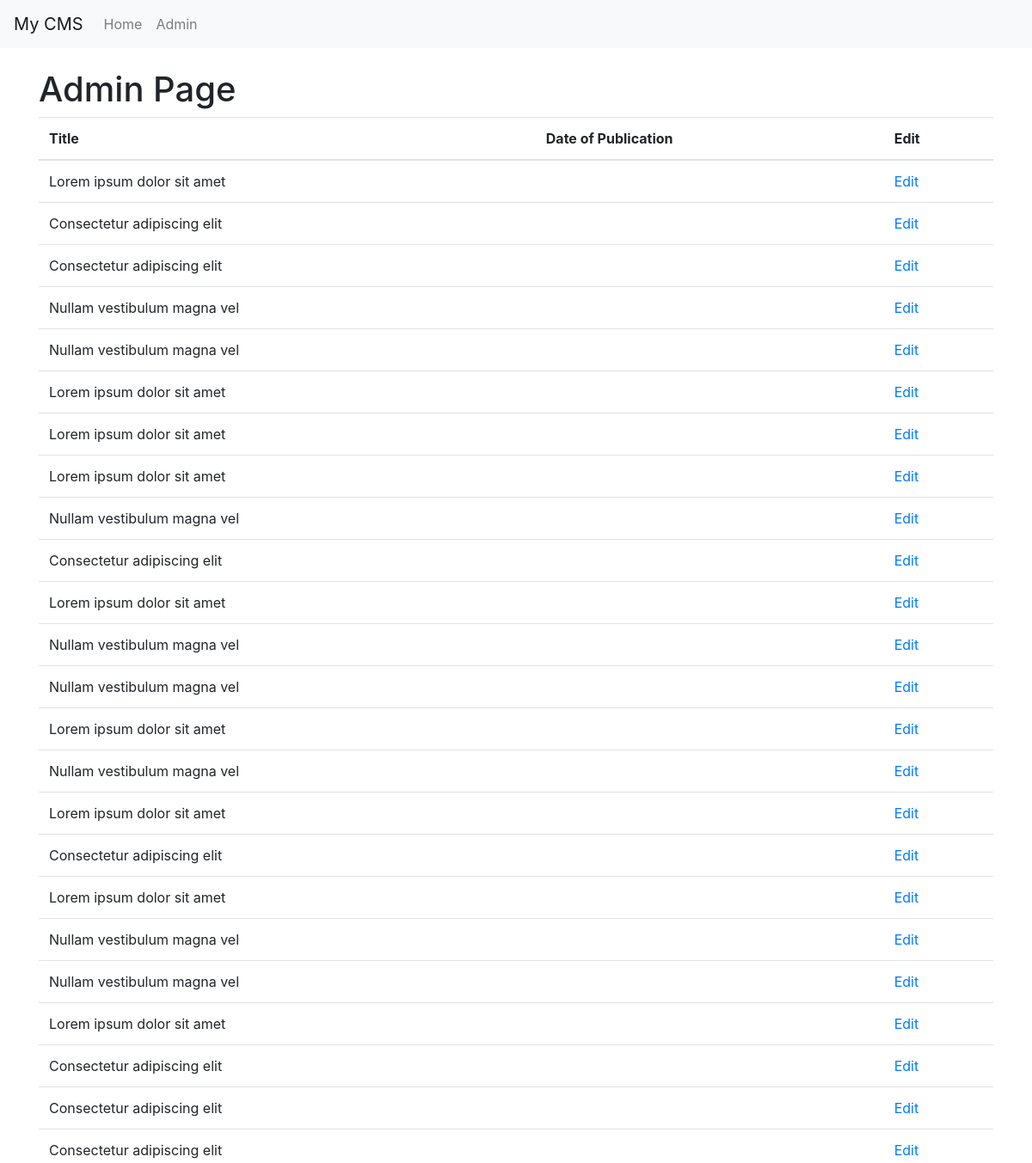
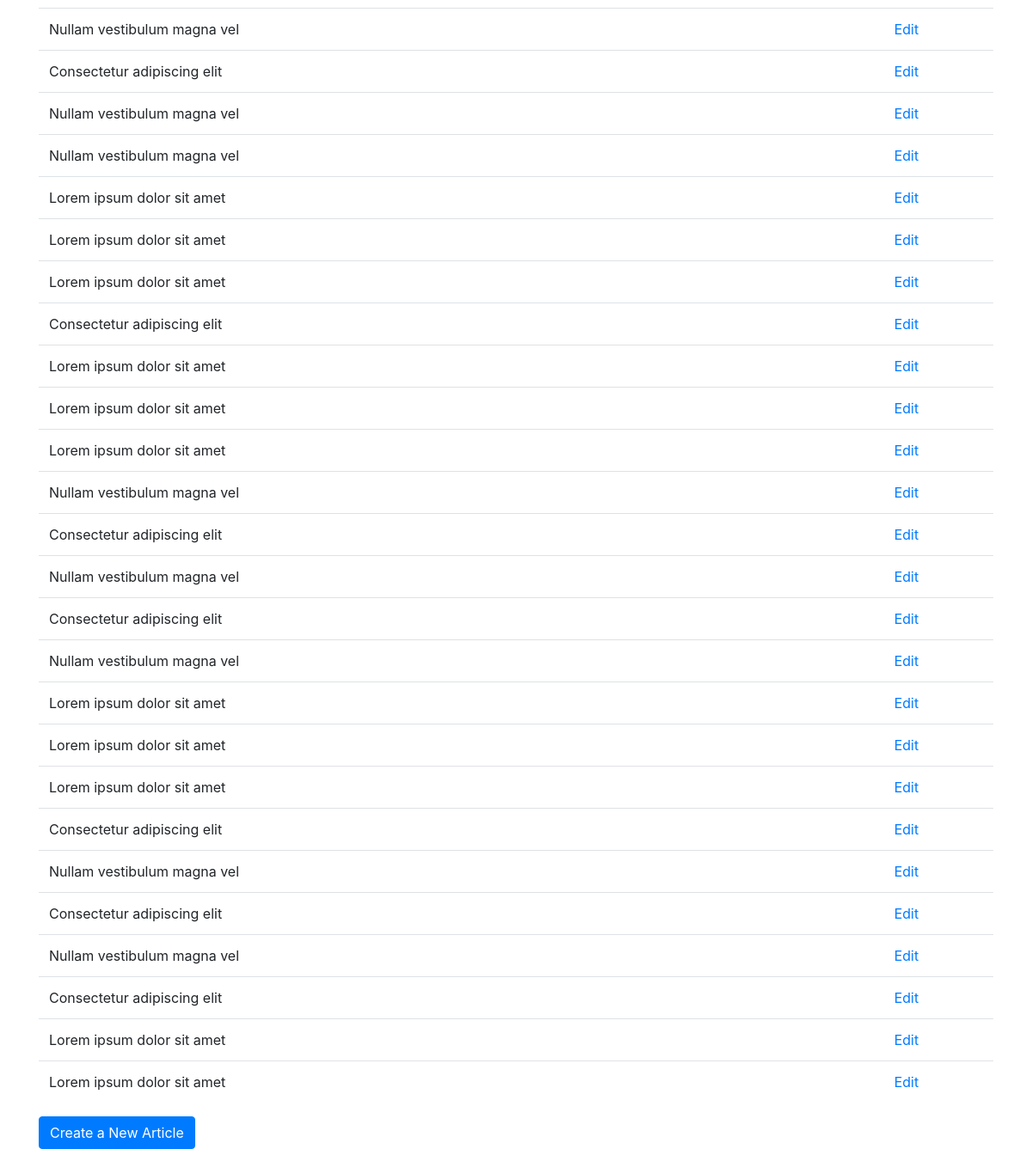
/admin, run on an earlier commit of the app's database (2 pictures, top to bottom).
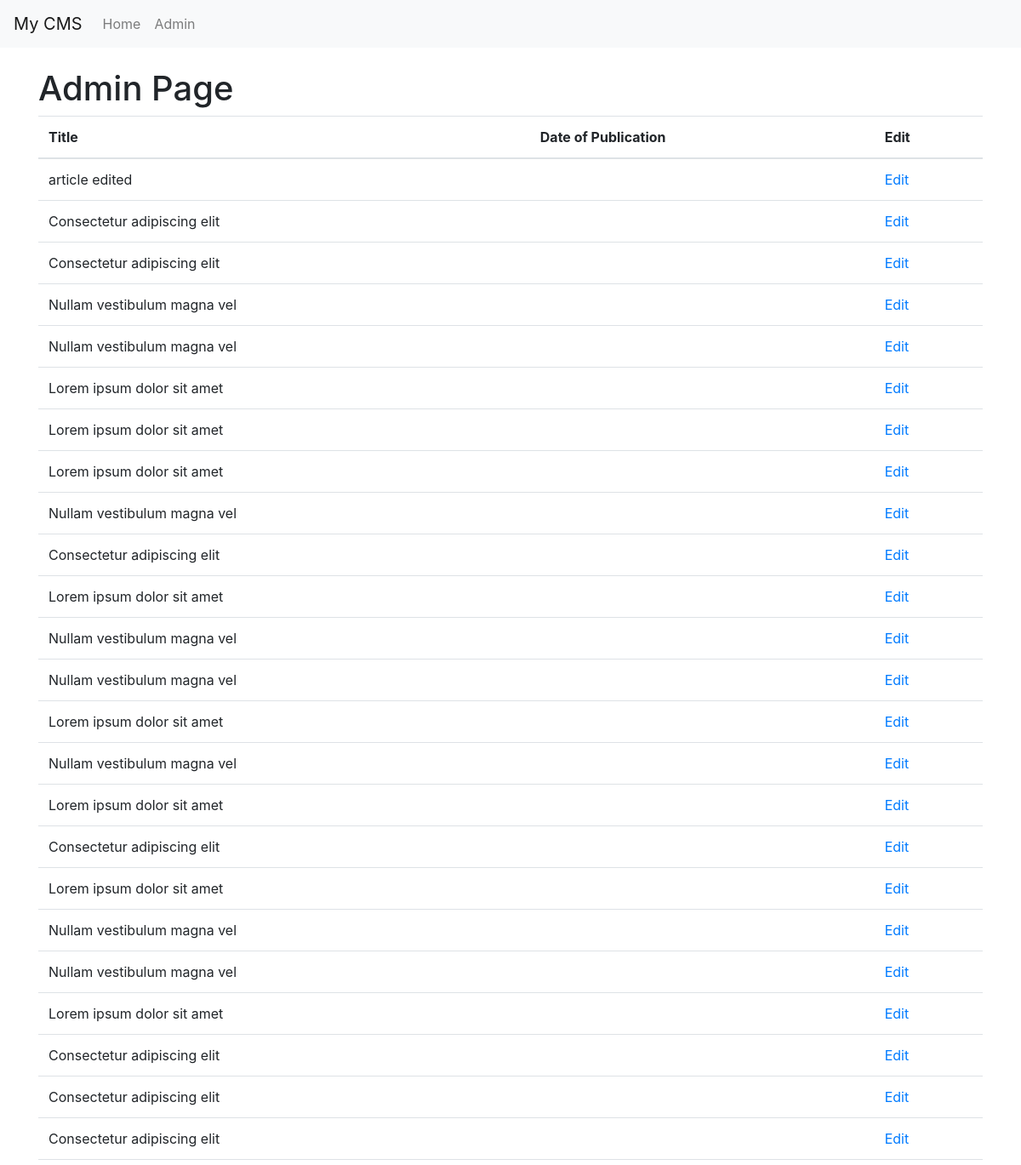
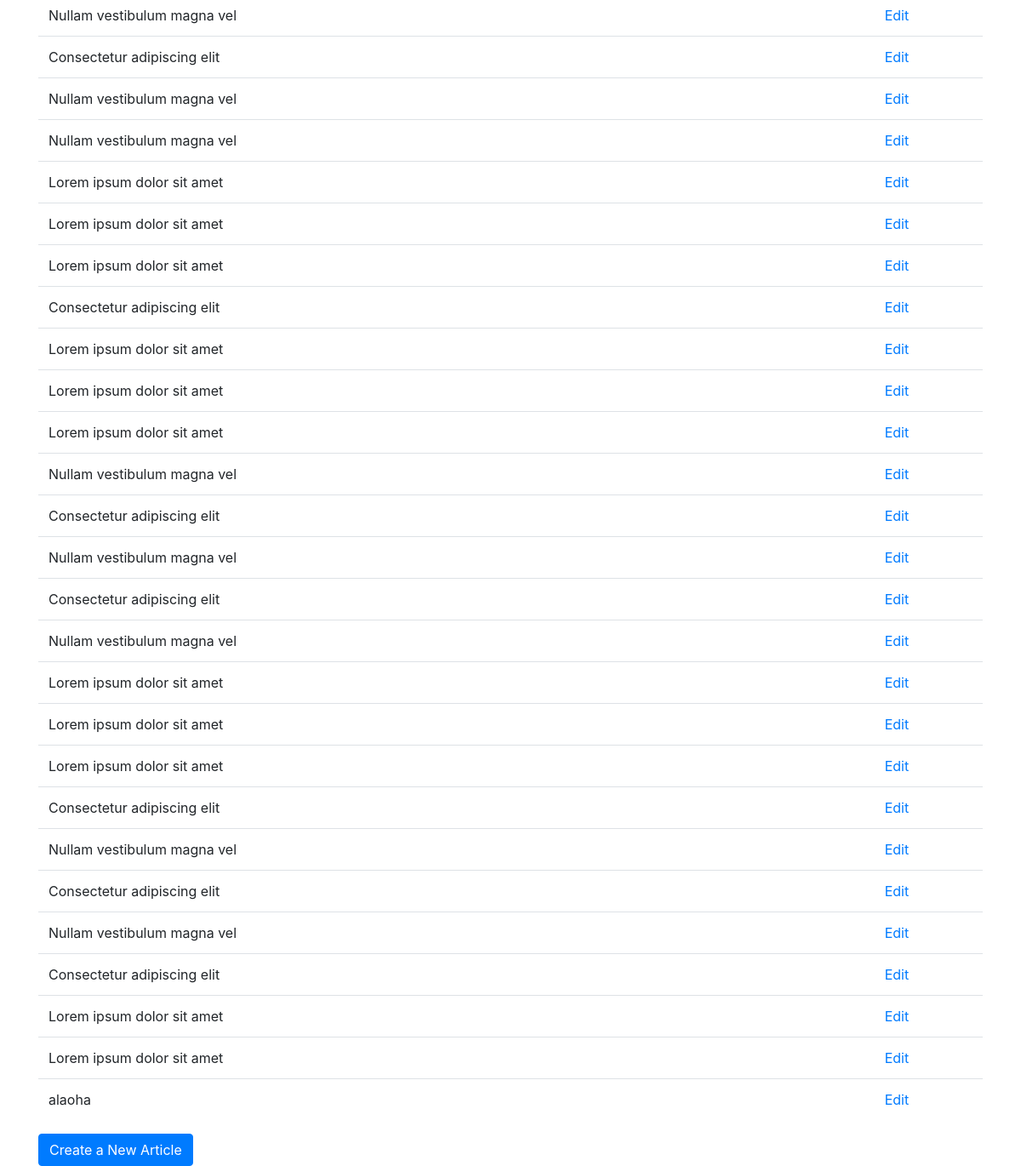
And on a later commit of the database (2 pictures, top to bottom).
### tables this page shows
CREATE TABLE article (
  id integer primary key,
  titre varchar(100),
  identifiant varchar(50),
  auteur varchar(100),
  date_publication text,
  paragraphe varchar(500)
);

### app.py (the view)
@app.route('/admin')
def admin():
    conn = sqlite3.connect('db/infoArticle.db')
    c = conn.cursor()
    c.execute("SELECT identifiant, titre, date_publication FROM article")
    articles = c.fetchall()
    conn.close()
    return render_template('admin.html', articles=articles)

### templates/admin.html
{% extends 'base.html' %}
{% block content %}
    <h1>Admin Page</h1>
    <table class="table">
        <thead>
        <tr>
            <th>Title</th>
            <th>Date of Publication</th>
            <th>Edit</th>
        </tr>
        </thead>
        <tbody>
        {% for article in articles %}
            <tr>
                <td>{{ article[1] }}</td>
                <td>{{ article[3] }}</td>
                <td><a href="{{ url_for('admin_edit', identifier=article[0]) }}">Edit</a></td>
            </tr>
        {% endfor %}
        </tbody>
    </table>
    <a href="{{ url_for('admin_new') }}" class="btn btn-primary">Create a New Article</a>
{% endblock %}

What changed in the data, as far as the page shows it:
changed article: titre "Lorem ipsum dolor sit amet" → "article edited"
added article: titre "alaoha"
